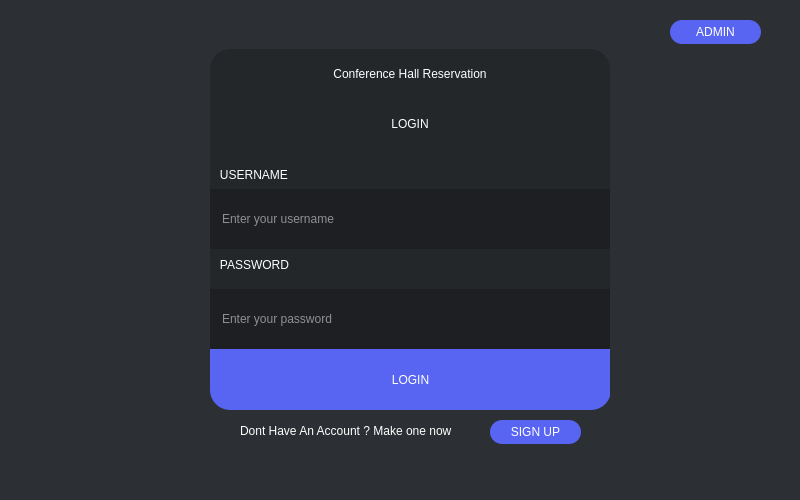
<?xml version="1.0" encoding="UTF-8"?>
<ui version="4.0">
 <class>Dialog</class>
 <widget class="QDialog" name="Dialog">
  <property name="geometry">
   <rect>
    <x>0</x>
    <y>0</y>
    <width>800</width>
    <height>500</height>
   </rect>
  </property>
  <property name="windowTitle">
   <string>Login</string>
  </property>
  <widget class="QWidget" name="widget" native="true">
   <property name="geometry">
    <rect>
     <x>0</x>
     <y>0</y>
     <width>801</width>
     <height>501</height>
    </rect>
   </property>
   <property name="styleSheet">
    <string notr="true">QWidget#widget{background-color:rgb(44, 47, 51)}</string>
   </property>
   <widget class="QFrame" name="loginCard">
    <property name="geometry">
     <rect>
      <x>210</x>
      <y>49</y>
      <width>400</width>
      <height>361</height>
     </rect>
    </property>
    <property name="styleSheet">
     <string notr="true">QFrame#loginCard {
    background-color: #23272A;
    border-radius: 20px;
}
</string>
    </property>
    <property name="frameShape">
     <enum>QFrame::Shape::StyledPanel</enum>
    </property>
    <property name="frameShadow">
     <enum>QFrame::Shadow::Raised</enum>
    </property>
    <widget class="QLabel" name="titleLabel">
     <property name="geometry">
      <rect>
       <x>0</x>
       <y>0</y>
       <width>400</width>
       <height>50</height>
      </rect>
     </property>
     <property name="styleSheet">
      <string notr="true">font: 900 16pt &quot;Segoe UI&quot;; color: white;</string>
     </property>
     <property name="text">
      <string>Conference Hall Reservation</string>
     </property>
     <property name="alignment">
      <set>Qt::AlignmentFlag::AlignCenter</set>
     </property>
    </widget>
    <widget class="QLabel" name="label">
     <property name="geometry">
      <rect>
       <x>0</x>
       <y>110</y>
       <width>401</width>
       <height>31</height>
      </rect>
     </property>
     <property name="styleSheet">
      <string notr="true">font: 700 10pt &quot;Segoe UI&quot;; color: rgb(255, 255, 255);</string>
     </property>
     <property name="text">
      <string>   USERNAME</string>
     </property>
    </widget>
    <widget class="QLabel" name="label_2">
     <property name="geometry">
      <rect>
       <x>0</x>
       <y>200</y>
       <width>400</width>
       <height>31</height>
      </rect>
     </property>
     <property name="styleSheet">
      <string notr="true">font: 700 10pt &quot;Segoe UI&quot;; color: rgb(255, 255, 255);</string>
     </property>
     <property name="text">
      <string>   PASSWORD</string>
     </property>
    </widget>
    <widget class="QLineEdit" name="usernameLineEdit">
     <property name="geometry">
      <rect>
       <x>0</x>
       <y>140</y>
       <width>400</width>
       <height>60</height>
      </rect>
     </property>
     <property name="styleSheet">
      <string notr="true">QLineEdit {
    background-color: #1E1F22;
    border: none;
    color: white;
    padding-left: 10px;
}
QLineEdit:focus {
    border: 1px solid #5865F2;
}
</string>
     </property>
     <property name="placeholderText">
      <string>Enter your username</string>
     </property>
    </widget>
    <widget class="QLineEdit" name="passwordLineEdit">
     <property name="geometry">
      <rect>
       <x>0</x>
       <y>240</y>
       <width>400</width>
       <height>60</height>
      </rect>
     </property>
     <property name="styleSheet">
      <string notr="true">QLineEdit {
    background-color: #1E1F22;
    border: none;
    color: white;
    padding-left: 10px;
}
QLineEdit:focus {
    border: 1px solid #5865F2;
}
</string>
     </property>
     <property name="echoMode">
      <enum>QLineEdit::EchoMode::Password</enum>
     </property>
     <property name="placeholderText">
      <string>Enter your password</string>
     </property>
    </widget>
    <widget class="QPushButton" name="loginButton">
     <property name="geometry">
      <rect>
       <x>0</x>
       <y>300</y>
       <width>401</width>
       <height>61</height>
      </rect>
     </property>
     <property name="styleSheet">
      <string notr="true">QPushButton {
    font: 700 16pt &quot;Segoe UI&quot;;
    color: white;
    background-color: #5865F2;
    border-bottom-left-radius: 20px;
    border-bottom-right-radius: 20px;
}
QPushButton:hover {
    background-color: #4752C4;
}
</string>
     </property>
     <property name="text">
      <string>LOGIN</string>
     </property>
    </widget>
    <widget class="QLabel" name="titleLabel_2">
     <property name="geometry">
      <rect>
       <x>0</x>
       <y>50</y>
       <width>400</width>
       <height>50</height>
      </rect>
     </property>
     <property name="styleSheet">
      <string notr="true">font: 900 16pt &quot;Segoe UI&quot;; color: white;</string>
     </property>
     <property name="text">
      <string>LOGIN</string>
     </property>
     <property name="alignment">
      <set>Qt::AlignmentFlag::AlignCenter</set>
     </property>
    </widget>
   </widget>
   <widget class="QPushButton" name="AdminLoginPageButton">
    <property name="geometry">
     <rect>
      <x>670</x>
      <y>20</y>
      <width>91</width>
      <height>24</height>
     </rect>
    </property>
    <property name="styleSheet">
     <string notr="true">QPushButton {
	font: 700 10pt &quot;Segoe UI&quot;;
    color: white;
    background-color: #5865F2;
border-radius: 12px;
}
QPushButton:hover {
    background-color: #4752C4;
}</string>
    </property>
    <property name="text">
     <string>ADMIN</string>
    </property>
    <property name="icon">
     <iconset>
      <normaloff>icons/administrator-32.ico</normaloff>icons/administrator-32.ico</iconset>
    </property>
   </widget>
   <widget class="QPushButton" name="SignUpPageButton">
    <property name="geometry">
     <rect>
      <x>490</x>
      <y>420</y>
      <width>91</width>
      <height>24</height>
     </rect>
    </property>
    <property name="styleSheet">
     <string notr="true">QPushButton {
	font: 700 10pt &quot;Segoe UI&quot;;
    color: white;
    background-color: #5865F2;
border-radius: 12px;
}
QPushButton:hover {
    background-color: #4752C4;
}</string>
    </property>
    <property name="text">
     <string>SIGN UP</string>
    </property>
   </widget>
   <widget class="QLabel" name="label_3">
    <property name="geometry">
     <rect>
      <x>240</x>
      <y>420</y>
      <width>261</width>
      <height>21</height>
     </rect>
    </property>
    <property name="styleSheet">
     <string notr="true">font: 10pt &quot;Segoe UI&quot;; color: rgb(255, 255, 255);</string>
    </property>
    <property name="text">
     <string>Dont Have An Account ? Make one now</string>
    </property>
   </widget>
  </widget>
 </widget>
 <resources/>
 <connections/>
</ui>
